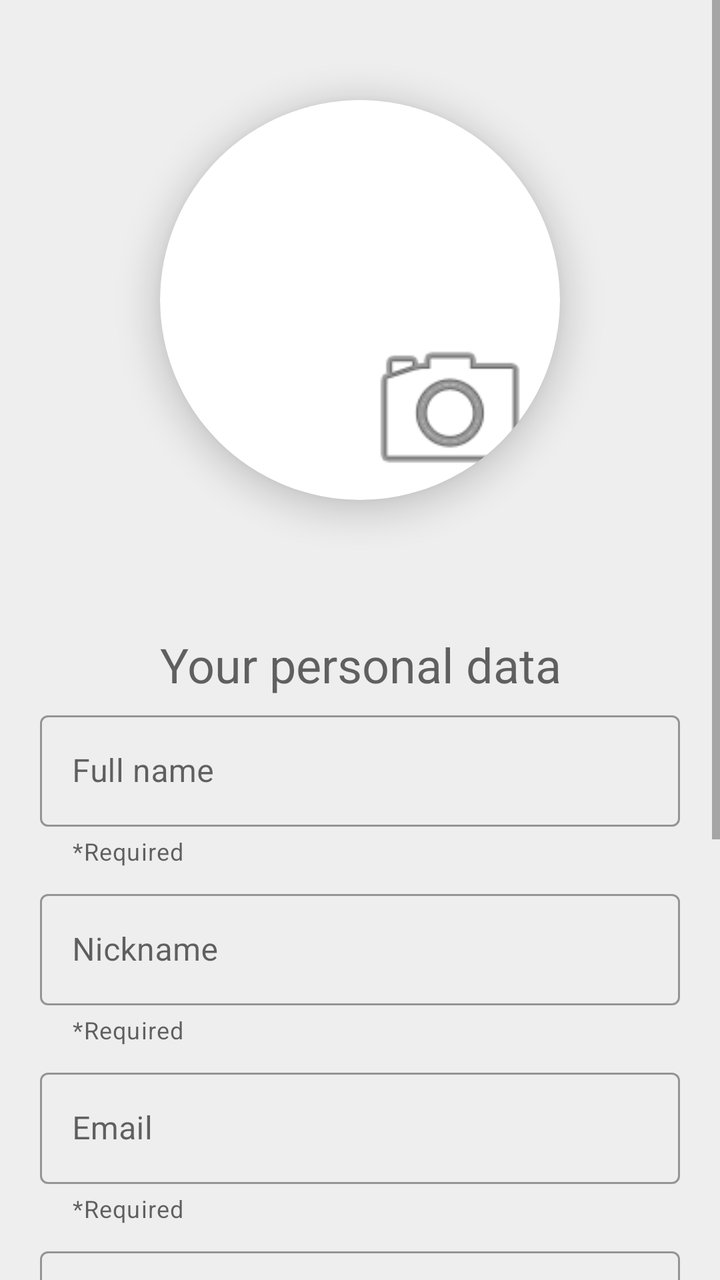
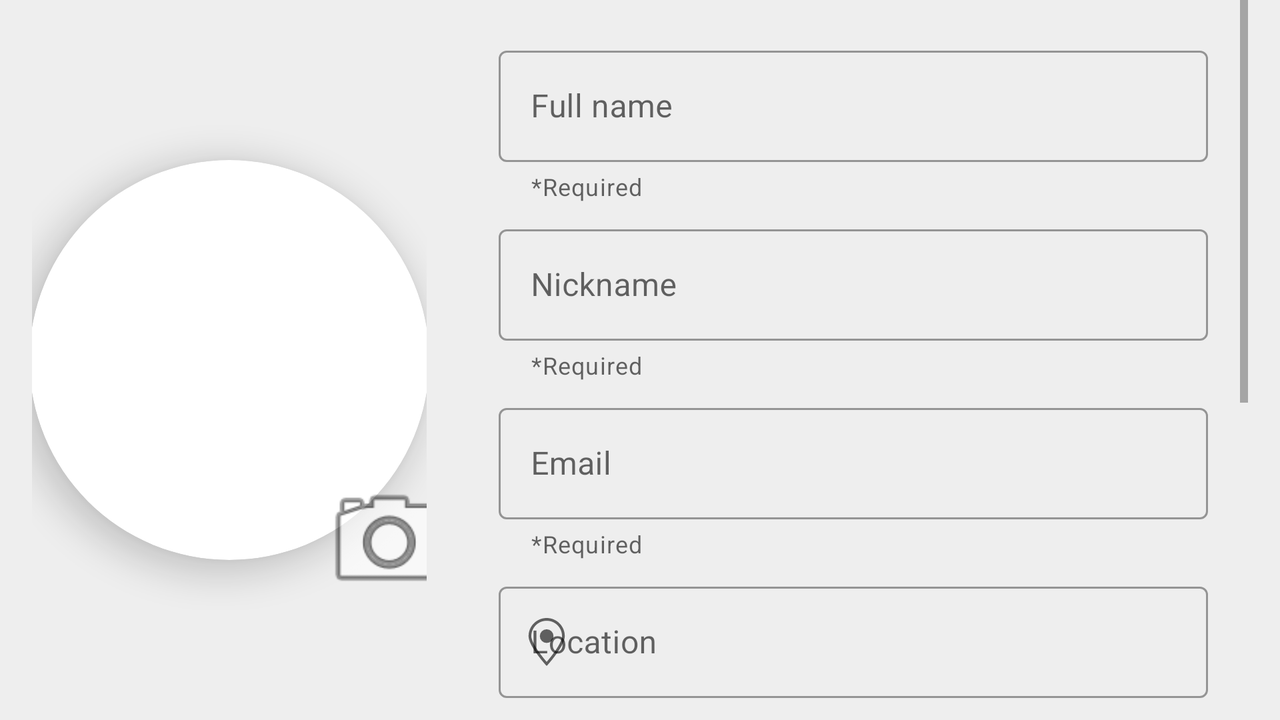

Two renders of one Android screen. The first uses the default layout on a phone; the second uses the alternative layout the repository ships for a different screen configuration, on a matching device. The two XML files are below.
<!-- AndroidManifest.xml: application theme Theme.G01Timebanking -->
<!-- res/layout/fragment_edit_profile.xml -->
<?xml version="1.0" encoding="utf-8"?>
<RelativeLayout xmlns:android="http://schemas.android.com/apk/res/android"
    xmlns:app="http://schemas.android.com/apk/res-auto"
    xmlns:tools="http://schemas.android.com/tools"
    android:id="@+id/main"
    android:layout_width="wrap_content"
    android:layout_height="wrap_content">

<ScrollView
    android:id="@+id/sv"
    android:layout_width="match_parent"
    android:layout_height="match_parent">

    <LinearLayout
        android:layout_width="match_parent"
        android:layout_height="wrap_content"
        android:orientation="vertical">

        <FrameLayout
            android:id="@+id/frameView1"
            android:layout_width="match_parent"
            android:layout_height="300dp"
            android:layout_weight="1">

            <androidx.cardview.widget.CardView
                android:id="@+id/imageCard"
                android:layout_width="wrap_content"
                android:layout_height="wrap_content"
                android:layout_gravity="center"
                app:cardCornerRadius="100dp"
                app:cardElevation="10dp"
                android:layout_marginBottom="16dp"
                android:layout_marginTop="16dp">

                <RelativeLayout
                    android:layout_width="200dp"
                    android:layout_height="200dp">

                    <ImageView
                        android:id="@+id/profilePicture"
                        android:layout_width="200dp"
                        android:layout_height="200dp"
                        android:padding="0px"
                        android:scaleType="centerCrop"
                        android:src="@drawable/avatar"
                        android:contentDescription="User profile picture" />
                    <ImageView
                        android:id="@+id/profilePictureCameraIcon"
                        android:layout_width="90dp"
                        android:layout_height="90dp"
                        android:padding="0px"
                        android:layout_marginEnd="10dp"
                        android:scaleType="centerCrop"
                        android:layout_alignParentEnd="true"
                        android:layout_alignParentBottom="true"
                        android:layout_centerVertical="true"
                        android:src="@android:drawable/ic_menu_camera"
                        android:background="@android:color/transparent"
                        android:contentDescription="Add picture" />

                    <ImageButton
                        android:id="@+id/profilePictureTransparentButton"
                        android:layout_width="200dp"
                        android:layout_height="200dp"
                        android:layout_centerVertical="true"
                        android:background="@android:color/transparent"
                        android:contentDescription="Profile picture"
                        android:padding="0px"
                        android:scaleType="centerCrop"
                        android:src="@android:color/transparent"
                        tools:ignore="SpeakableTextPresentCheck" />
                    
                </RelativeLayout>
            </androidx.cardview.widget.CardView>


        </FrameLayout>

        <LinearLayout
            android:id="@+id/linearLayout"
            android:layout_width="match_parent"
            android:layout_height="wrap_content"
            android:layout_weight="2"
            android:orientation="vertical"
            android:padding="16dp">

            <TextView
                android:id="@+id/personalData"
                android:layout_width="match_parent"
                android:layout_height="wrap_content"
                android:text="@string/personalData"
                android:textAlignment="center"
                android:textAppearance="@style/TextAppearance.AppCompat.Display1"
                android:textSize="24sp" />

            <com.google.android.material.textfield.TextInputLayout
                android:id="@+id/fullNameTextInputLayout"
                style="@style/Widget.MaterialComponents.TextInputLayout.OutlinedBox"
                android:layout_width="match_parent"
                android:layout_height="wrap_content"
                android:layout_margin="4dp"
                android:hint="@string/shr_hint_fullName"
                app:errorEnabled="true"
                app:helperText="*Required"
                app:startIconDrawable="@drawable/ic_description">

                <com.google.android.material.textfield.TextInputEditText
                    android:id="@+id/fullNameEditText"
                    android:layout_width="match_parent"
                    android:layout_height="wrap_content"
                    android:importantForAutofill="yes"
                    android:inputType="textPersonName|textCapWords"
                    tools:ignore="TextContrastCheck" />
            </com.google.android.material.textfield.TextInputLayout>

            <com.google.android.material.textfield.TextInputLayout
                style="@style/Widget.MaterialComponents.TextInputLayout.OutlinedBox"
                android:id="@+id/nicknameTextInputLayout"
                android:layout_width="match_parent"
                android:layout_height="wrap_content"
                android:layout_margin="4dp"
                android:hint="@string/shr_hint_nickname"
                app:helperText="*Required"
                app:startIconDrawable="@drawable/ic_description"
                app:errorEnabled="true" >

                <com.google.android.material.textfield.TextInputEditText
                    android:id="@+id/nicknameEditText"
                    android:layout_width="match_parent"
                    android:layout_height="wrap_content"
                    android:importantForAutofill="yes"
                    android:inputType="textPersonName"
                    tools:ignore="TextContrastCheck" />
            </com.google.android.material.textfield.TextInputLayout>

            <com.google.android.material.textfield.TextInputLayout
                style="@style/Widget.MaterialComponents.TextInputLayout.OutlinedBox"
                android:id="@+id/emailTextInputLayout"
                android:layout_width="match_parent"
                android:layout_height="wrap_content"
                android:layout_margin="4dp"
                android:hint="@string/shr_hint_email"
                app:helperText="*Required"
                app:startIconDrawable="@drawable/ic_email"
                app:errorEnabled="true" >

                <com.google.android.material.textfield.TextInputEditText
                    android:id="@+id/emailEditText"
                    android:layout_width="match_parent"
                    android:layout_height="wrap_content"
                    android:importantForAutofill="yes"
                    android:inputType="textEmailAddress"
                    tools:ignore="TextContrastCheck" />
            </com.google.android.material.textfield.TextInputLayout>

            <com.google.android.material.textfield.TextInputLayout
                style="@style/Widget.MaterialComponents.TextInputLayout.OutlinedBox"
                android:id="@+id/locationTextInputLayout"
                android:layout_width="match_parent"
                android:layout_height="wrap_content"
                android:layout_margin="4dp"
                android:hint="@string/shr_hint_location"
                app:startIconDrawable="@drawable/ic_location"
                app:errorEnabled="true" >

                <com.google.android.material.textfield.TextInputEditText
                    android:id="@+id/locationEditText"
                    android:layout_width="match_parent"
                    android:layout_height="wrap_content"
                    android:importantForAutofill="yes"
                    android:inputType="textPostalAddress"
                    tools:ignore="TextContrastCheck" />
            </com.google.android.material.textfield.TextInputLayout>

            <com.google.android.material.textfield.TextInputLayout
                style="@style/Widget.MaterialComponents.TextInputLayout.OutlinedBox"
                android:id="@+id/biographyTextInputLayout"
                android:layout_width="match_parent"
                android:layout_height="wrap_content"
                android:layout_margin="4dp"
                android:hint="@string/shr_hint_biography"
                app:startIconDrawable="@drawable/ic_description"
                app:errorEnabled="true" >

                <com.google.android.material.textfield.TextInputEditText
                    android:id="@+id/biographyEditText"
                    android:layout_width="match_parent"
                    android:layout_height="wrap_content"
                    android:inputType="textLongMessage"
                    tools:ignore="TextContrastCheck" />
            </com.google.android.material.textfield.TextInputLayout>


            <TextView
                android:id="@+id/skillsTitle"
                android:layout_width="wrap_content"
                android:layout_height="wrap_content"
                android:layout_marginTop="16dp"
                android:text="@string/skills"
                android:textAppearance="@style/TextAppearance.AppCompat.Large"
                android:textSize="18sp" />

            <TextView
                android:id="@+id/noSkillsTextView"
                android:layout_width="wrap_content"
                android:layout_height="wrap_content"
                android:text="@string/skillsPlaceholder"
                android:textAppearance="@style/TextAppearance.AppCompat.Medium"
                android:textSize="16sp" />

            <com.google.android.material.chip.ChipGroup
                android:id="@+id/skillgroup"
                android:layout_width="match_parent"
                android:layout_height="wrap_content">

                <com.google.android.material.chip.Chip
                    android:id="@+id/skill1"
                    android:layout_width="wrap_content"
                    android:layout_height="wrap_content"
                    android:text="@string/skill1" />

                <com.google.android.material.chip.Chip
                    android:id="@+id/skill2"
                    android:layout_width="wrap_content"
                    android:layout_height="wrap_content"
                    android:text="@string/skill2" />

                <com.google.android.material.chip.Chip
                    android:id="@+id/skill3"
                    android:layout_width="wrap_content"
                    android:layout_height="wrap_content"
                    android:text="@string/skill3" />
            </com.google.android.material.chip.ChipGroup>

            <com.google.android.material.textfield.TextInputLayout
                style="@style/Widget.MaterialComponents.TextInputLayout.OutlinedBox"
                android:id="@+id/skillsTextInputLayout"
                android:layout_width="match_parent"
                android:layout_height="wrap_content"
                android:layout_margin="4dp"
                android:hint="@string/shr_hint_skills"
                app:startIconDrawable="@drawable/ic_description"
                app:errorEnabled="true" >

                <com.google.android.material.textfield.MaterialAutoCompleteTextView
                    android:id="@+id/editTextAddSkills"
                    android:layout_width="match_parent"
                    android:layout_height="wrap_content"
                    android:autofillHints=""
                    android:ems="10"
                    android:importantForAutofill="no"
                    android:inputType="textPersonName"
                    android:textSize="16sp"
                    android:dropDownWidth="wrap_content"
                    android:dropDownHeight="wrap_content"

                    />
            </com.google.android.material.textfield.TextInputLayout>

        </LinearLayout>

    </LinearLayout>

</ScrollView>

</RelativeLayout>
<!-- resources referenced by this layout -->
<resources>
  <!-- drawable ic_location (drawable) -->
  <vector android:height="24dp" android:viewportHeight="349.661"
      android:viewportWidth="349.661" android:width="24dp" xmlns:android="http://schemas.android.com/apk/res/android">
      <path android:fillColor="#FF000000" android:pathData="M174.831,0C102.056,0 42.849,59.207 42.849,131.981c0,30.083 21.156,74.658 62.881,132.485c30.46,42.215 61.363,76.607 61.671,76.95l7.429,8.245l7.429,-8.245c0.309,-0.342 31.211,-34.734 61.671,-76.95c41.725,-57.828 62.881,-102.402 62.881,-132.485C306.812,59.207 247.605,0 174.831,0zM174.83,319.617c-37.058,-42.692 -111.98,-139.048 -111.98,-187.636C62.849,70.235 113.084,20 174.831,20s111.981,50.235 111.981,111.981C286.812,180.54 211.888,276.915 174.83,319.617z"/>
      <path android:fillColor="#FF000000" android:pathData="M174.831,131.982m-49.696,0a49.696,49.696 0,1 1,99.392 0a49.696,49.696 0,1 1,-99.392 0"/>
  </vector>
  <string name="personalData">Your personal data</string>
  <string name="shr_hint_biography">Biography</string>
  <string name="shr_hint_email">Email</string>
  <string name="shr_hint_fullName">Full name</string>
  <string name="shr_hint_location">Location</string>
  <string name="shr_hint_nickname">Nickname</string>
  <string name="shr_hint_skills">Insert your skill here</string>
  <string name="skill1">Skill1</string>
  <string name="skill2">Skill2</string>
  <string name="skill3">Skill3</string>
  <string name="skills">Skills</string>
  <string name="skillsPlaceholder">No skills provided</string>
  <style name="Theme.G01Timebanking" parent="Theme.MaterialComponents.DayNight">
          
          <item name="colorPrimary">@color/primaryColor</item>
          <item name="colorPrimaryVariant">@color/primaryDarkColor</item>
          <item name="colorOnPrimary">@color/primaryTextColor</item>
          
          <item name="colorSecondary">@color/secondaryColor</item>
          <item name="colorSecondaryVariant">@color/secondaryDarkColor</item>
          <item name="colorOnSecondary">@color/secondaryTextColor</item>
          
          <item name="android:statusBarColor" tools:targetApi="l">?attr/colorPrimaryVariant</item>
          
          <item name="android:colorBackground">@color/surfaceColor</item>
          <item name="iconColor">@color/primaryColor</item>
          <item name="iconAppBarColor">@color/primaryTextColor</item>
          <item name="iconOnCardColor">@color/secondaryTextColor</item>
          <item name="selectedTabColor">@color/selectedTabColor</item>
          <item name="unselectedTabText">@color/unselectedTabText</item>
          <item name="senderMessageColor">@color/senderMessageColor</item>
          <item name="senderMessageIconColor">@color/senderMessageIcon</item>
  
      </style>
  <color name="primaryColor">#8cc1cc</color>
  <color name="primaryDarkColor">#5c919b</color>
  <color name="primaryTextColor">#111111</color>
  <color name="secondaryColor">#c3c9e8</color>
  <color name="secondaryDarkColor">#9298b6</color>
  <color name="secondaryTextColor">#111111</color>
  <color name="surfaceColor">#EEEEEE</color>
  <color name="selectedTabColor">#8CC1CC</color>
  <color name="unselectedTabText">#111111</color>
  <color name="senderMessageColor">#8cc1cc</color>
  <color name="senderMessageIcon">#5c919b</color>
</resources>
<!-- res/layout-land/fragment_edit_profile.xml (the repository's variant of the layout above) -->
<!-- drawn on the phone turned sideways -->
<?xml version="1.0" encoding="utf-8"?>
<RelativeLayout xmlns:android="http://schemas.android.com/apk/res/android"
    xmlns:app="http://schemas.android.com/apk/res-auto"
    xmlns:tools="http://schemas.android.com/tools"
    android:id="@+id/main"
    android:layout_width="wrap_content"
    android:layout_height="wrap_content">
<LinearLayout
    android:id="@+id/ll"
    android:layout_width="match_parent"
    android:layout_height="match_parent"
    android:orientation="horizontal">

    <FrameLayout
        android:id="@+id/frameView1"
        android:layout_width="0dp"
        android:layout_height="match_parent"
        android:layout_marginLeft="16dp"
        android:layout_marginRight="16dp"
        android:layout_weight="1">

        <androidx.constraintlayout.widget.ConstraintLayout
            android:layout_width="250dp"
            android:layout_height="250dp"
            android:layout_gravity="center">

            <androidx.cardview.widget.CardView
                android:id="@+id/imageCard"
                android:layout_width="wrap_content"
                android:layout_height="wrap_content"
                android:layout_gravity="center"
                app:cardCornerRadius="100dp"
                app:cardElevation="10dp"
                android:layout_marginBottom="16dp"
                android:layout_marginTop="16dp"
                app:layout_constraintTop_toTopOf="parent"
                app:layout_constraintBottom_toBottomOf="parent"
                app:layout_constraintEnd_toEndOf="parent"
                app:layout_constraintStart_toStartOf="parent">

                <RelativeLayout
                    android:layout_width="200dp"
                    android:layout_height="200dp">

                    <ImageView
                        android:id="@+id/profilePicture"
                        android:layout_width="200dp"
                        android:layout_height="200dp"
                        android:contentDescription="User profile picture"
                        android:padding="0px"
                        android:scaleType="centerCrop"
                        android:src="@drawable/ic_man_profile" />
                    
                </RelativeLayout>
            </androidx.cardview.widget.CardView>

            <ImageView
                android:id="@+id/profilePictureCameraIcon"
                android:layout_width="70dp"
                android:layout_height="70dp"
                android:padding="0px"
                android:layout_marginEnd="10dp"
                android:scaleType="centerCrop"
                app:layout_constraintBottom_toBottomOf="parent"
                app:layout_constraintEnd_toEndOf="parent"
                android:elevation="16dp"
                android:src="@android:drawable/ic_menu_camera"
                android:background="@android:color/transparent"
                android:contentDescription="Add picture"
                android:layout_gravity="end|bottom"/>

            <ImageButton
                android:id="@+id/profilePictureTransparentButton"
                android:layout_width="200dp"
                android:layout_height="200dp"
                android:layout_centerVertical="true"
                android:background="@android:color/transparent"
                android:contentDescription="Profile picture"
                android:padding="0px"
                android:scaleType="centerCrop"
                android:src="@android:color/transparent"
                tools:ignore="SpeakableTextPresentCheck"
                app:layout_constraintTop_toTopOf="parent"
                app:layout_constraintStart_toStartOf="parent"
                app:layout_constraintEnd_toEndOf="parent"
                app:layout_constraintBottom_toBottomOf="parent"/>
        </androidx.constraintlayout.widget.ConstraintLayout>
    </FrameLayout>

    <ScrollView
        android:id="@+id/sv"
        android:layout_width="0dp"
        android:layout_height="match_parent"
        android:layout_marginEnd="16dp"
        android:layout_weight="2">

        <LinearLayout
            android:id="@+id/linearLayout"
            android:layout_width="match_parent"
            android:layout_height="wrap_content"
            android:orientation="vertical"
            android:padding="16dp">


            <com.google.android.material.textfield.TextInputLayout
                style="@style/Widget.MaterialComponents.TextInputLayout.OutlinedBox"
                android:id="@+id/fullNameTextInputLayout"
                android:layout_width="match_parent"
                android:layout_height="wrap_content"
                android:layout_margin="4dp"
                android:hint="@string/shr_hint_fullName"
                app:helperText="*Required"
                app:startIconDrawable="@drawable/ic_description"
                app:errorEnabled="true" >

                <com.google.android.material.textfield.TextInputEditText
                    android:id="@+id/fullNameEditText"
                    android:layout_width="match_parent"
                    android:layout_height="wrap_content"
                    android:importantForAutofill="yes"
                    android:inputType="textPersonName|textCapWords"/>
            </com.google.android.material.textfield.TextInputLayout>

            <com.google.android.material.textfield.TextInputLayout
                style="@style/Widget.MaterialComponents.TextInputLayout.OutlinedBox"
                android:id="@+id/nicknameTextInputLayout"
                android:layout_width="match_parent"
                android:layout_height="wrap_content"
                android:layout_margin="4dp"
                app:helperText="*Required"
                android:hint="@string/shr_hint_nickname"
                app:startIconDrawable="@drawable/ic_description"
                app:errorEnabled="true" >

                <com.google.android.material.textfield.TextInputEditText
                    android:id="@+id/nicknameEditText"
                    android:layout_width="match_parent"
                    android:layout_height="wrap_content"
                    android:importantForAutofill="yes"
                    android:inputType="textPersonName" />
            </com.google.android.material.textfield.TextInputLayout>

            <com.google.android.material.textfield.TextInputLayout
                style="@style/Widget.MaterialComponents.TextInputLayout.OutlinedBox"
                android:id="@+id/emailTextInputLayout"
                android:layout_width="match_parent"
                android:layout_height="wrap_content"
                android:layout_margin="4dp"
                app:helperText="*Required"
                android:hint="@string/shr_hint_email"
                app:startIconDrawable="@drawable/ic_email"
                app:errorEnabled="true" >

                <com.google.android.material.textfield.TextInputEditText
                    android:id="@+id/emailEditText"
                    android:layout_width="match_parent"
                    android:layout_height="wrap_content"
                    android:importantForAutofill="yes"
                    android:inputType="textEmailAddress"/>
            </com.google.android.material.textfield.TextInputLayout>

            <com.google.android.material.textfield.TextInputLayout
                style="@style/Widget.MaterialComponents.TextInputLayout.OutlinedBox"
                android:id="@+id/locationTextInputLayout"
                android:layout_width="match_parent"
                android:layout_height="wrap_content"
                android:layout_margin="4dp"
                android:hint="@string/shr_hint_location"
                app:startIconDrawable="@drawable/ic_location"
                app:errorEnabled="true" >

                <com.google.android.material.textfield.TextInputEditText
                    android:id="@+id/locationEditText"
                    android:layout_width="match_parent"
                    android:layout_height="wrap_content"
                    android:importantForAutofill="yes"
                    android:inputType="textPostalAddress"/>
            </com.google.android.material.textfield.TextInputLayout>

            <com.google.android.material.textfield.TextInputLayout
                style="@style/Widget.MaterialComponents.TextInputLayout.OutlinedBox"
                android:id="@+id/biographyTextInputLayout"
                android:layout_width="match_parent"
                android:layout_height="wrap_content"
                android:layout_margin="4dp"
                android:hint="@string/shr_hint_biography"
                app:startIconDrawable="@drawable/ic_description"
                app:errorEnabled="true" >

                <com.google.android.material.textfield.TextInputEditText
                    android:id="@+id/biographyEditText"
                    android:layout_width="match_parent"
                    android:layout_height="wrap_content"
                    android:inputType="textLongMessage" />
            </com.google.android.material.textfield.TextInputLayout>


            <TextView
                android:id="@+id/skillsTitle"
                android:layout_width="wrap_content"
                android:layout_height="wrap_content"
                android:layout_marginTop="16dp"
                android:text="@string/skills"
                android:textAppearance="@style/TextAppearance.AppCompat.Large"
                android:textSize="18sp" />

            <TextView
                android:id="@+id/noSkillsTextView"
                android:layout_width="wrap_content"
                android:layout_height="wrap_content"
                android:text="@string/skillsPlaceholder"
                android:textAppearance="@style/TextAppearance.AppCompat.Medium"
                android:textSize="16sp" />

            <com.google.android.material.chip.ChipGroup
                android:id="@+id/skillgroup"
                android:layout_width="match_parent"
                android:layout_height="wrap_content">

                <com.google.android.material.chip.Chip
                    android:id="@+id/skill1"
                    android:layout_width="wrap_content"
                    android:layout_height="wrap_content"
                    android:text="@string/skill1" />

                <com.google.android.material.chip.Chip
                    android:id="@+id/skill2"
                    android:layout_width="wrap_content"
                    android:layout_height="wrap_content"
                    android:text="@string/skill2" />

                <com.google.android.material.chip.Chip
                    android:id="@+id/skill3"
                    android:layout_width="wrap_content"
                    android:layout_height="wrap_content"
                    android:text="@string/skill3" />
            </com.google.android.material.chip.ChipGroup>

            <com.google.android.material.textfield.TextInputLayout
                style="@style/Widget.MaterialComponents.TextInputLayout.OutlinedBox"
                android:id="@+id/skillsTextInputLayout"
                android:layout_width="match_parent"
                android:layout_height="wrap_content"
                android:layout_margin="4dp"
                android:hint="@string/shr_hint_skills"
                app:startIconDrawable="@drawable/ic_description"
                app:errorEnabled="true" >

                <com.google.android.material.textfield.MaterialAutoCompleteTextView
                    android:id="@+id/editTextAddSkills"
                    android:layout_width="match_parent"
                    android:layout_height="wrap_content"
                    android:autofillHints=""
                    android:ems="10"
                    android:importantForAutofill="no"
                    android:inputType="textPersonName"
                    android:textSize="16sp" />
            </com.google.android.material.textfield.TextInputLayout>

        </LinearLayout>
    </ScrollView>
</LinearLayout>
</RelativeLayout>
<!-- resources referenced by the variant -->
<!-- as the phone turned sideways resolves them -->
<resources>
  <!-- drawable ic_location (drawable) -->
  <vector android:height="24dp" android:viewportHeight="349.661"
      android:viewportWidth="349.661" android:width="24dp" xmlns:android="http://schemas.android.com/apk/res/android">
      <path android:fillColor="#FF000000" android:pathData="M174.831,0C102.056,0 42.849,59.207 42.849,131.981c0,30.083 21.156,74.658 62.881,132.485c30.46,42.215 61.363,76.607 61.671,76.95l7.429,8.245l7.429,-8.245c0.309,-0.342 31.211,-34.734 61.671,-76.95c41.725,-57.828 62.881,-102.402 62.881,-132.485C306.812,59.207 247.605,0 174.831,0zM174.83,319.617c-37.058,-42.692 -111.98,-139.048 -111.98,-187.636C62.849,70.235 113.084,20 174.831,20s111.981,50.235 111.981,111.981C286.812,180.54 211.888,276.915 174.83,319.617z"/>
      <path android:fillColor="#FF000000" android:pathData="M174.831,131.982m-49.696,0a49.696,49.696 0,1 1,99.392 0a49.696,49.696 0,1 1,-99.392 0"/>
  </vector>
  <string name="shr_hint_biography">Biography</string>
  <string name="shr_hint_email">Email</string>
  <string name="shr_hint_fullName">Full name</string>
  <string name="shr_hint_location">Location</string>
  <string name="shr_hint_nickname">Nickname</string>
  <string name="shr_hint_skills">Insert your skill here</string>
  <string name="skill1">Skill1</string>
  <string name="skill2">Skill2</string>
  <string name="skill3">Skill3</string>
  <string name="skills">Skills</string>
  <string name="skillsPlaceholder">No skills provided</string>
  <style name="Theme.G01Timebanking" parent="Theme.MaterialComponents.DayNight">
          
          <item name="colorPrimary">@color/primaryColor</item>
          <item name="colorPrimaryVariant">@color/primaryDarkColor</item>
          <item name="colorOnPrimary">@color/primaryTextColor</item>
          
          <item name="colorSecondary">@color/secondaryColor</item>
          <item name="colorSecondaryVariant">@color/secondaryDarkColor</item>
          <item name="colorOnSecondary">@color/secondaryTextColor</item>
          
          <item name="android:statusBarColor" tools:targetApi="l">?attr/colorPrimaryVariant</item>
          
          <item name="android:colorBackground">@color/surfaceColor</item>
          <item name="iconColor">@color/primaryColor</item>
          <item name="iconAppBarColor">@color/primaryTextColor</item>
          <item name="iconOnCardColor">@color/secondaryTextColor</item>
          <item name="selectedTabColor">@color/selectedTabColor</item>
          <item name="unselectedTabText">@color/unselectedTabText</item>
          <item name="senderMessageColor">@color/senderMessageColor</item>
          <item name="senderMessageIconColor">@color/senderMessageIcon</item>
  
      </style>
  <color name="primaryColor">#8cc1cc</color>
  <color name="primaryDarkColor">#5c919b</color>
  <color name="primaryTextColor">#111111</color>
  <color name="secondaryColor">#c3c9e8</color>
  <color name="secondaryDarkColor">#9298b6</color>
  <color name="secondaryTextColor">#111111</color>
  <color name="surfaceColor">#EEEEEE</color>
  <color name="selectedTabColor">#8CC1CC</color>
  <color name="unselectedTabText">#111111</color>
  <color name="senderMessageColor">#8cc1cc</color>
  <color name="senderMessageIcon">#5c919b</color>
</resources>
